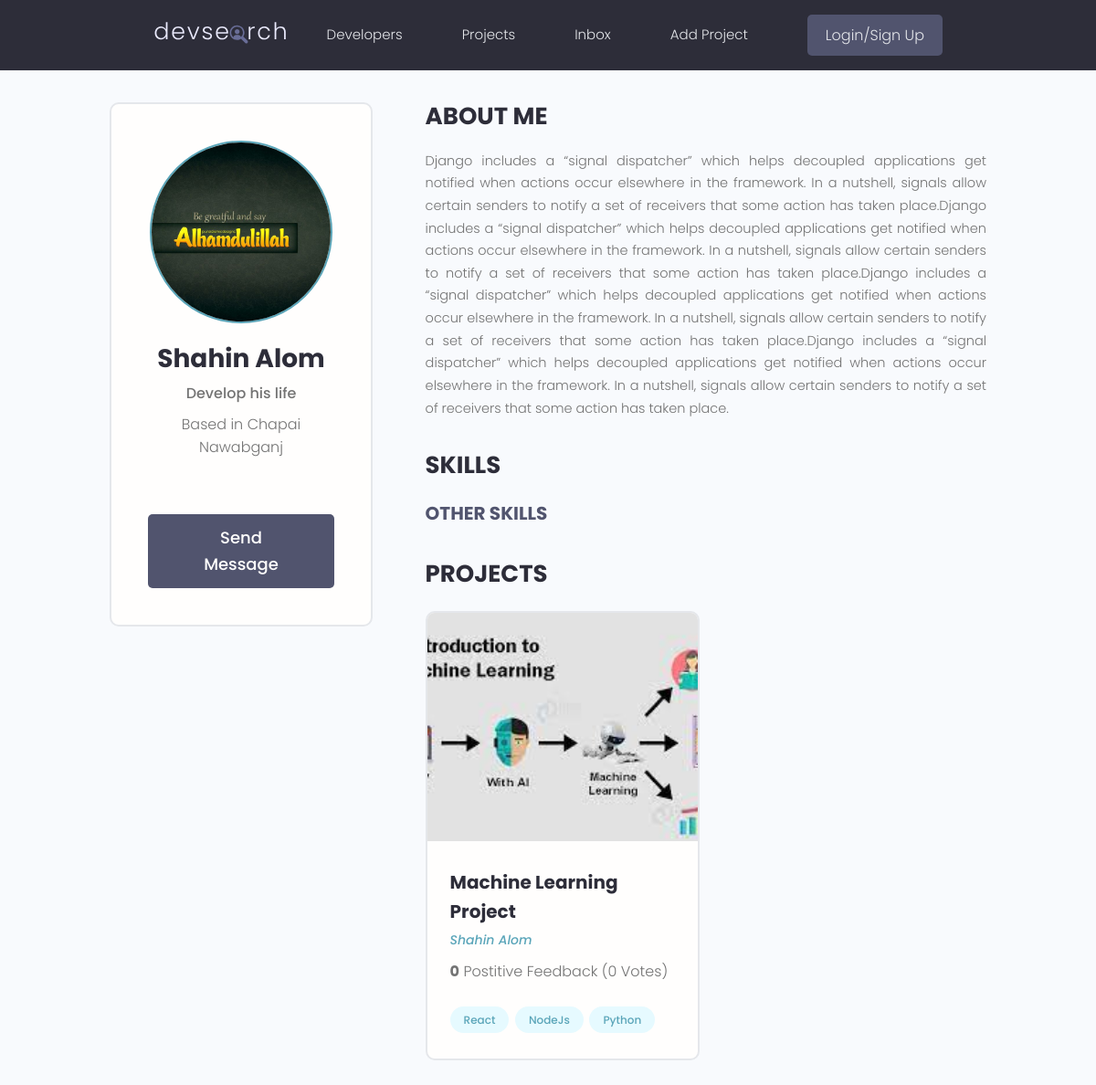
The app's page /profile/76c390b2-6922-4a76-aaa3-31fbba5d2d07/ with its own data.
### users/models.py (models this page shows, shortened)
class Profiles(models.Model):
    user = models.OneToOneField(User, on_delete=models.CASCADE, null=True, blank=True)
    name = models.CharField(max_length=200, blank=True, null=True)
    username = models.CharField(max_length=200, blank=True, null=True)
    location = models.CharField(max_length=200, blank=True, null=True)
    email = models.EmailField(max_length=100, blank=True, null=True)
    short_intro = models.CharField(max_length=200, blank=True, null=True)
    bio = models.TextField(blank=True, null=True)
    profile_image = models.ImageField(null=True, blank=True,
                                      upload_to='profiles_picture', default='profiles_picture/user-default.png')
    social_github = models.CharField(max_length=200, blank=True, null=True)
    social_twitter = models.CharField(max_length=200, blank=True, null=True)
    social_linkedin = models.CharField(max_length=200, blank=True, null=True)
    social_stackoverflow = models.CharField(max_length=200, blank=True, null=True)
    social_youtube = models.CharField(max_length=200, blank=True, null=True)
    social_website = models.CharField(max_length=200, blank=True, null=True)
    created = models.DateTimeField(auto_now_add=True)  # automatice created
    id = models.UUIDField(default=uuid.uuid4, unique=True, primary_key=True, editable=False)  # uuid4 encoding type

### projects/models.py (models this page shows, shortened)
class Project(models.Model):
    owner = models.ForeignKey(Profiles, null=True, blank=True, on_delete=models.SET_NULL)
    title = models.CharField(max_length=200)
    description = models.TextField(null=True, blank=True)  # blank mean form could be empty
    feature_images = models.ImageField(blank=True, null=True, default="default.jpg", )
    demo_link = models.CharField(null=True, blank=True, max_length=2000)
    source_link = models.CharField(max_length=20000, null=True, blank=True)
    tags = models.ManyToManyField('Tag', blank=True)  # str used because class bellow
    vote_total = models.IntegerField(default=0, null=True, blank=True)  # total vote on review class
    vote_ratio = models.IntegerField(default=0, null=True, blank=True)
    created = models.DateTimeField(auto_now_add=True)  # automatice created
    id = models.UUIDField(default=uuid.uuid4, unique=True, primary_key=True, editable=False)  # uuid4 encoding type

class Tag(models.Model):  # Many to Many relationship
    name = models.CharField(max_length=200)
    created = models.DateTimeField(auto_now_add=True)  # automatice created
    id = models.UUIDField(default=uuid.uuid4, unique=True, primary_key=True, editable=False)
    def __str__(self):
        return self.name

### users/views.py (the view)
# urls.py: path('profile/<str:pk>/', views.userProfiles, name="user-profile"),
def userProfiles(request, pk):
    profile = Profiles.objects.get(id=pk)
    topSkills = profile.skill_set.exclude(description__exact="")
    otherSkills = profile.skill_set.filter(description="")
    context = {'profile': profile, 'topSkills': topSkills, 'otherSkills': otherSkills}
    return render(request, 'users/user-profile.html', context)

### users/templates/users/user-profile.html (shortened to what this page needs)
{%  extends 'main.html' %}
{%  block content %}
  <main class="profile my-md">
    <div class="container">
      <div class="layout">
        <div class="column column--1of3">
          <div class="card text-center">
            <div class="card__body dev">
              <img class="avatar avatar--xl" src="{{ profile.profile_image.url }}" />
              <h2 class="dev__name">{{profile.name  }}</h2>
              <p class="dev__title">{{  profile.short_intro }}</p>
              <p class="dev__location">Based in {{  profile.location }}</p>
              <a href="#" class="btn btn--sub btn--lg">Send Message </a>
            </div>
          </div>
        </div>
        <div class="column column--2of3">
          <div class="devInfo">
            <h3 class="devInfo__title">About Me</h3>
            <p class="devInfo__about"> {{ profile.bio }}</p>
          </div>
          <div class="devInfo">
            <h3 class="devInfo__title">Skills</h3>
            <div class="devInfo__skills">
              <h3 class="devInfo__subtitle">Other Skills</h3>
            </div>
          </div>
          <div class="devInfo">
            <h3 class="devInfo__title">Projects</h3>
            <div class="grid grid--two">
            {%  for project in profile.project_set.all %}
              <div class="column">
                <div class="card project">
                  <a href="{%  url "project1"  project.id %}" class="project">
                    <img class="project__thumbnail" src="{{ project.feature_images.url }}" alt="project thumbnail" />
                    <div class="card__body">
                      <h3 class="project__title">{{ project.title }}</h3>
                      <p><a class="project__author" href="{%  url 'user-profile' project.owner.id %}">{{ project.owner.name}}</a></p>
                      <p class="project--rating">
                        <span style="font-weight: bold;">{{ project.vote_ratio }}</span> Postitive
                        Feedback ({{ project.vote_total }} Vote{{project.vote_total|pluralize:"s" }})
                      </p>
                      <div class="project__tags">
                          {%   for tag in project.tags.all %}
                        <span class="tag tag--pill tag--main">
                          <small>{{tag}}</small>
                        </span>
                              {%  endfor %}
                      </div>
                    </div>
                  </a>
                </div>
              </div>
                {%  endfor %}
            </div>
          </div>
        </div>
      </div>
    </div>
  </main>
{%  endblock content %}

### static/styles/app.css (style rules this page uses)
:root { --color-sub: #2d2d39; }
.btn--sub { background-color: var(--color-sub-light); }
.card { border: 2px solid var(--color-light); }
img { width: 100%; }
.profile .card > .dev { padding: 4rem; }
.dev__name { color: var(--color-sub); font-size: 2.8rem; font-weight: 700; margin-top: 1rem; margin-bottom: 0.5rem; }
.dev__title { font-size: 1.6rem; font-weight: 500; line-height: 1.3; }
.dev__location { margin-top: 1rem; }
.devInfo { margin-bottom: 3rem; }
.devInfo__title, .devInfo__subtitle { font-size: 2.6rem; color: var(--color-sub); text-transform: uppercase; font-weight: 700; margin-bottom: 1.5rem; }
.devInfo__subtitle { font-size: 2rem; color: var(--color-sub-light); }
.devInfo__about, .devSkill__info { font-size: 1.45rem; line-height: 1.7; text-align: justify; }
.project__author { font-size: 1.4rem; font-style: italic; }
.project--rating { margin-bottom: 1.6em; margin-top: .5em; }
.project__thumbnail { height: 25rem; object-fit: cover; object-position: top center; }
.project__title { font-size: 2rem; font-weight: 700; color: var(--color-sub); }

### static/uikit/styles/modules/_variables.css (style rules this page uses)
:root { --color-main: #5aa5b9; --color-main-light: #e6faff; --color-sub: #3f4156; --color-sub-light: #51546e; --color-sub-lighter: #ededfd; --color-text: #737373; --color-gray: #8b8b8b; --color-light: #e5e7eb; --color-light-gray: #767676; --color-bg: #f8fafd; --color-white: #fffefd; --color-white-light: #f3f3f3; --color-success: #359e64; --color-success-bg: #def8e8; --color-error: #fc4b0b; --color-error-bg: #fff2ee; --font-base: 'Poppins', arial, helvetica, 'Segoe UI', roboto, ubuntu, sans-serif; --font-monospace: 'Fira Code', 'Courier New', courier, monospace; --font-regular: 300; --font-medium: 500; --font-bold: 700; --generic-shadow: 1px 1px 5px #00000010; --generic-transition: all 0.3s ease-in-out; }

### static/uikit/styles/modules/_base.css (style rules this page uses)
* { margin: 0; padding: 0; box-sizing: border-box; text-rendering: optimizeLegibility; color: inherit; font-size: inherit; }
html { font-size: 50%; }
@media only screen and (min-width: 480px) { html { font-size: 56.25%; } }
@media only screen and (min-width: 1200px) { html { font-size: 62.5%; } }
body { line-height: 1.6; font-weight: 400; font-size: 1.5rem; color: var(--color-text); background-color: var(--color-bg); min-height: 100vh; }

### static/uikit/styles/modules/_typography.css (style rules this page uses)
* { font-family: var(--font-base); }
h2 { font-size: 3.6rem; font-weight: var(--font-bold); }
h3 { font-size: 3.2rem; font-weight: var(--font-medium); }
p, span, strong { font-size: 1.6rem; color: var(--color-text); font-weight: var(--font-regular); }
a { padding-bottom: 2px; text-decoration: none; display: inline-block; color: var(--color-main); font-weight: var(--font-medium); }

### static/uikit/styles/modules/_utilities.css (style rules this page uses)
.container { width: 92%; max-width: 165rem; margin: 0 auto; box-sizing: border-box; }
@media screen and (min-width: 1000px) { .container { width: 90%; } }
@media screen and (min-width: 1200px) { .container { width: 80%; } }
.text-center { text-align: center; }
.my-md { margin: 3rem auto; }

### static/uikit/styles/modules/_avatar.css (style rules this page uses)
.avatar { border-radius: 50%; border: 2px solid var(--color-main); object-fit: cover; }
.avatar--xl { height: 20rem; width: 20rem; }

### static/uikit/styles/modules/_button.css (style rules this page uses)
.btn { display: inline-block; position: relative; cursor: pointer; background-color: var(--color-light); font-weight: var(--font-medium); color: var(--color-sub); text-decoration: none; padding: 1rem 2rem; border-radius: 0.5rem; border: none; width: -webkit-fit-content; width: -moz-fit-content; width: fit-content; height: -webkit-fit-content; height: -moz-fit-content; height: fit-content; font-size: 1.6rem; outline-width: 0; outline-color: transparent; -webkit-backface-visibility: hidden; backface-visibility: hidden; transition: all 0.3s ease-in-out; }
.btn--sub { background-color: var(--color-sub); color: var(--color-white); }
.btn--lg { font-size: 1.8rem; padding: 1.2rem 4.5rem; }

### static/uikit/styles/modules/_card.css (style rules this page uses)
.card { border-radius: 1rem; background-color: var(--color-white); border: 1.5px solid var(--color-light); width: auto; height: auto; margin-top: 0.5rem; margin-bottom: 0.5rem; overflow: hidden; }
.card__body, .card__header { padding: 2rem 2.5rem; }

### static/uikit/styles/modules/_grid.css (style rules this page uses)
.grid { display: flex; flex-wrap: wrap; justify-content: flex-start; align-items: stretch; }
.grid > .column { min-width: 28rem; margin-bottom: 2.5rem; }
.grid--two > .column { flex-basis: 100%; }
@media screen and (min-width: 800px) { .grid--two { margin-right: -2%; } }
@media screen and (min-width: 800px) { .grid--two > .column { margin-right: 2%; } }
@media screen and (min-width: 800px) { .grid--two > .column { flex-basis: 48%; } }

### records on screen
Profiles: profile_image (picture), name "Shahin Alom", short_intro "Develop his life", location "Chapai Nawabganj", bio "Django includes a “signal dispatcher” which helps decoupled applications get notified when actions occur elsewhere in the framework. In a nutshell, signals allow certain senders to notify a set of receivers that some action has taken place.Django includes a “signal dispatcher” which helps decoupled applications get notified when actions occur elsewhere in the framework. In a nutshell, signals allow certain senders to notify a set of receivers that some action has taken place.Django includes a “signal dispatcher” which helps decoupled applications get notified when actions occur elsewhere in the framework. In a nutshell, signals allow certain senders to notify a set of receivers that some…"
Project: feature_images (picture), title "Machine Learning Project", owner.name "Shahin Alom", vote_ratio "0", vote_total "0"
Tag: name "React"
Tag: name "NodeJs"
Tag: name "Python"
